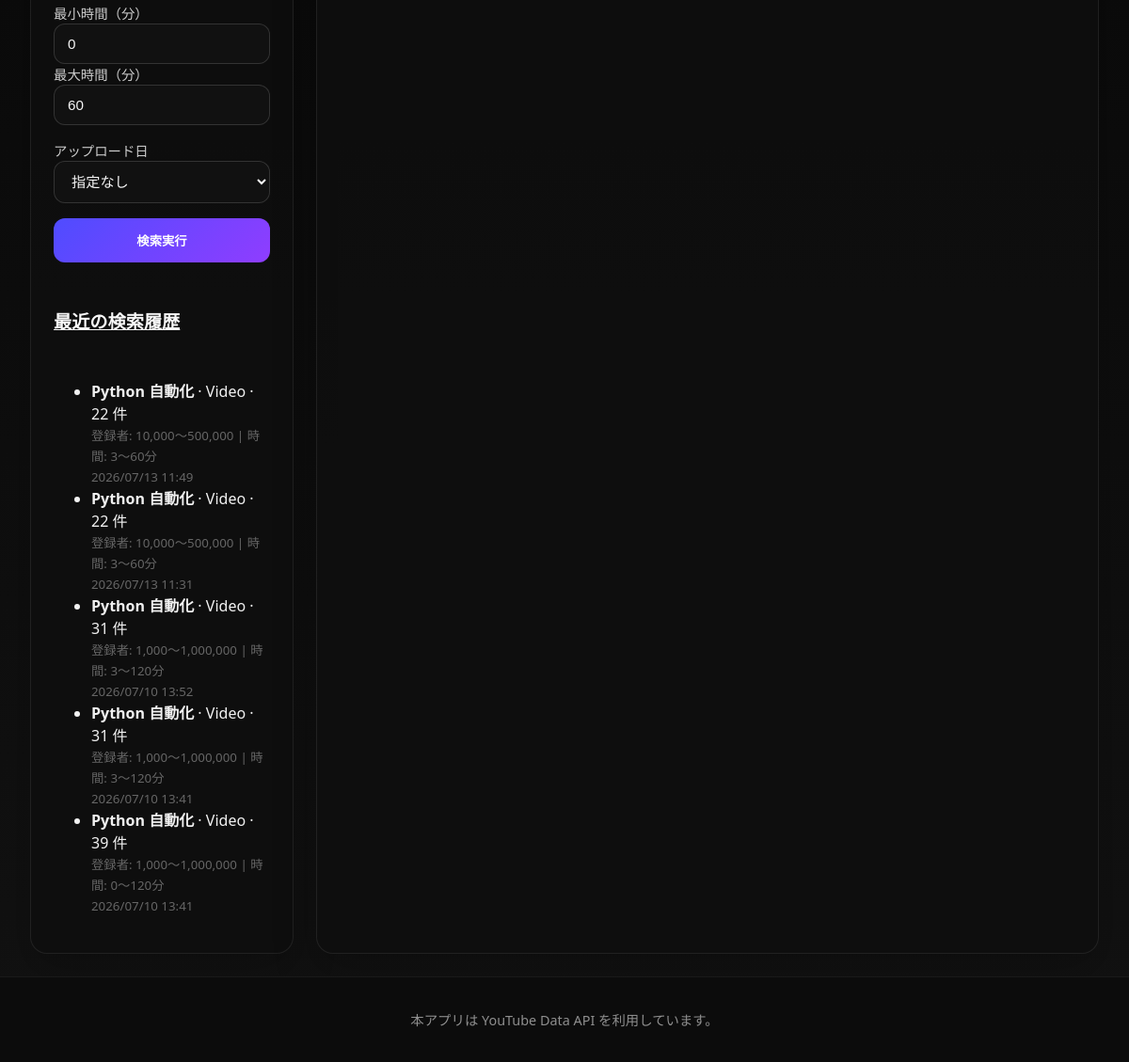
/ (lower part), run on an earlier commit of the app's database.
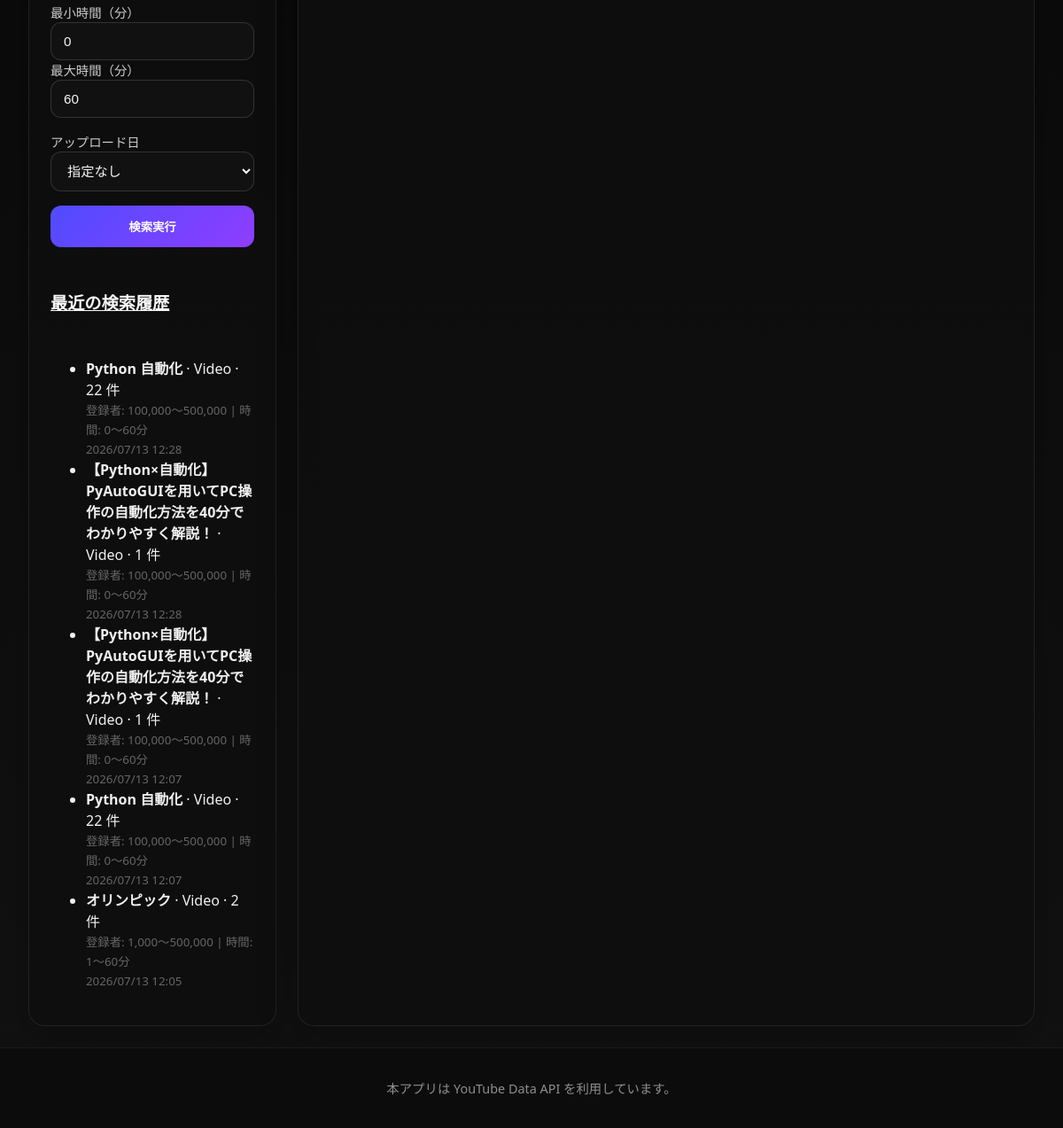
And on a later commit of the database.
### youtube_app/models.py (models this page shows, shortened)
class SearchHistory(models.Model):
    target = models.CharField(max_length=16, default='video')
    query = models.CharField(max_length=255)
    max_results = models.PositiveSmallIntegerField(default=50)
    order = models.CharField(max_length=32, default='viewCount')
    lower_threshold = models.PositiveIntegerField(default=100000)
    upper_threshold = models.PositiveIntegerField(default=500000)
    min_duration = models.PositiveIntegerField(default=0)
    max_duration = models.PositiveIntegerField(default=60)
    date_option = models.CharField(max_length=16, default='none')
    results_count = models.PositiveIntegerField(default=0)
    created_at = models.DateTimeField(auto_now_add=True)
    class Meta:
        ordering = ['-created_at']

### youtube_app/views.py (the view, shortened to what this page needs)
# urls.py: path('', views.search_view, name='search'),
def search_view(request):
    context = get_query_parameters(request)
    context['base_query_string'] = build_query_string_without_select(request)
    context['is_video_mode'] = context['target'] == 'video'
    context['results'] = []
    context['error_message'] = ''
    context['recent_history'] = SearchHistory.objects.all()[:5]
    return render(request, 'youtube_app/search.html', context)

### youtube_app/views.py (called while the page is built)
def get_query_parameters(request: HttpRequest) -> dict:
    return {
        'target': request.GET.get('target', 'video'),
        'query': request.GET.get('query', 'Python 自動化'),
        'max_results': int(request.GET.get('max_results', 50) or 50),
        'order': request.GET.get('order', 'viewCount'),
        'lower_threshold': int(request.GET.get('lower_threshold', 100000) or 100000),
        'upper_threshold': int(request.GET.get('upper_threshold', 500000) or 500000),
        'min_duration': int(request.GET.get('min_duration', 0) or 0),
        'max_duration': int(request.GET.get('max_duration', 60) or 60),
        'date_option': request.GET.get('date_option', 'none'),
        'selected_video_id': request.GET.get('select', ''),
    }

def build_query_string_without_select(request):
    params = request.GET.copy()
    params.pop('select', None)
    return params.urlencode()

### youtube_app/templates/youtube_app/search.html (shortened to what this page needs)
{% load static humanize %}
<!DOCTYPE html>
<html lang="ja">
<head>
    <link rel="stylesheet" href="{% static 'youtube_app/style.css' %}">
</head>
<body>
    <div class="page-shell">
        <main class="layout-grid">
            <section class="panel sidebar-panel">
                <div class="panel-card">
                    <form method="get" class="search-form">
                        <div class="field-group columns-2 video-filter">
                            <div>
                                <label for="min_duration">最小時間（分）</label>
                                <input id="min_duration" name="min_duration" type="number" min="0" value="{{ min_duration }}">
                            </div>
                            <div>
                                <label for="max_duration">最大時間（分）</label>
                                <input id="max_duration" name="max_duration" type="number" min="0" value="{{ max_duration }}">
                            </div>
                        </div>
                        <div class="field-group video-filter">
                            <label for="date_option">アップロード日</label>
                            <select id="date_option" name="date_option">
                                <option value="none" {% if date_option == 'none' %}selected{% endif %}>指定なし</option>
                            </select>
                        </div>
                        <div class="actions">
                            <button type="submit" class="primary-button">検索実行</button>
                        </div>
                    </form>
                </div>
                <div class="panel-card history-panel">
                    <h2><a href="{% url 'youtube_app:history' %}" style="color: inherit; text-decoration: underline;">最近の検索履歴</a></h2>
                    {% if recent_history %}
                        <ul class="history-list">
                            {% for history in recent_history %}
                                <li>
                                    <strong>{{ history.query }}</strong> · {{ history.target|title }} · {{ history.results_count }} 件<br>
                                    <small style="color: #666;">
                                        登録者: {{ history.lower_threshold|intcomma }}〜{{ history.upper_threshold|intcomma }}
                                        {% if history.target == 'video' %}| 時間: {{ history.min_duration }}〜{{ history.max_duration }}分{% endif %}<br>
                                        {{ history.created_at|date:'Y/m/d H:i' }}
                                    </small>
                                </li>
                            {% endfor %}
                        </ul>
                    {% else %}
                        <div class="message info">検索履歴はまだありません。</div>
                    {% endif %}
                </div>
            </section>
            <section class="panel results-panel">
            </section>
        </main>
        <footer class="app-footer">
            <p>本アプリは YouTube Data API を利用しています。</p>
        </footer>
    </div>
</body>
</html>

What changed in the data, as far as the page shows it:
no longer on this page (row unchanged): SearchHistory: query "Python 自動化", target "Video", results_count "22", lower_threshold "10,000", upper_threshold "500,000", min_duration "3", max_duration "60", created_at "2026/07/13 11:49"
no longer on this page (row unchanged): SearchHistory: query "Python 自動化", target "Video", results_count "22", lower_threshold "10,000", upper_threshold "500,000", min_duration "3", max_duration "60", created_at "2026/07/13 11:31"
no longer on this page (row unchanged): SearchHistory: query "Python 自動化", target "Video", results_count "31", lower_threshold "1,000", upper_threshold "1,000,000", min_duration "3", max_duration "120", created_at "2026/07/10 13:52"
no longer on this page (row unchanged): SearchHistory: query "Python 自動化", target "Video", results_count "31", lower_threshold "1,000", upper_threshold "1,000,000", min_duration "3", max_duration "120", created_at "2026/07/10 13:41"
no longer on this page (row unchanged): SearchHistory: query "Python 自動化", target "Video", results_count "39", lower_threshold "1,000", upper_threshold "1,000,000", min_duration "0", max_duration "120", created_at "2026/07/10 13:41"
added SearchHistory: query "Python 自動化", target "Video", results_count "22", lower_threshold "100,000", upper_threshold "500,000", min_duration "0", max_duration "60", created_at "2026/07/13 12:28"
added SearchHistory: query "【Python×自動化】PyAutoGUIを用いてPC操作の自動化方法を40分でわかりやすく解説！", target "Video", results_count "1", lower_threshold "100,000", upper_threshold "500,000", min_duration "0", max_duration "60", created_at "2026/07/13 12:28"
added SearchHistory: query "【Python×自動化】PyAutoGUIを用いてPC操作の自動化方法を40分でわかりやすく解説！", target "Video", results_count "1", lower_threshold "100,000", upper_threshold "500,000", min_duration "0", max_duration "60", created_at "2026/07/13 12:07"
added SearchHistory: query "Python 自動化", target "Video", results_count "22", lower_threshold "100,000", upper_threshold "500,000", min_duration "0", max_duration "60", created_at "2026/07/13 12:07"
added SearchHistory: query "オリンピック", target "Video", results_count "2", lower_threshold "1,000", upper_threshold "500,000", min_duration "1", max_duration "60", created_at "2026/07/13 12:05"
